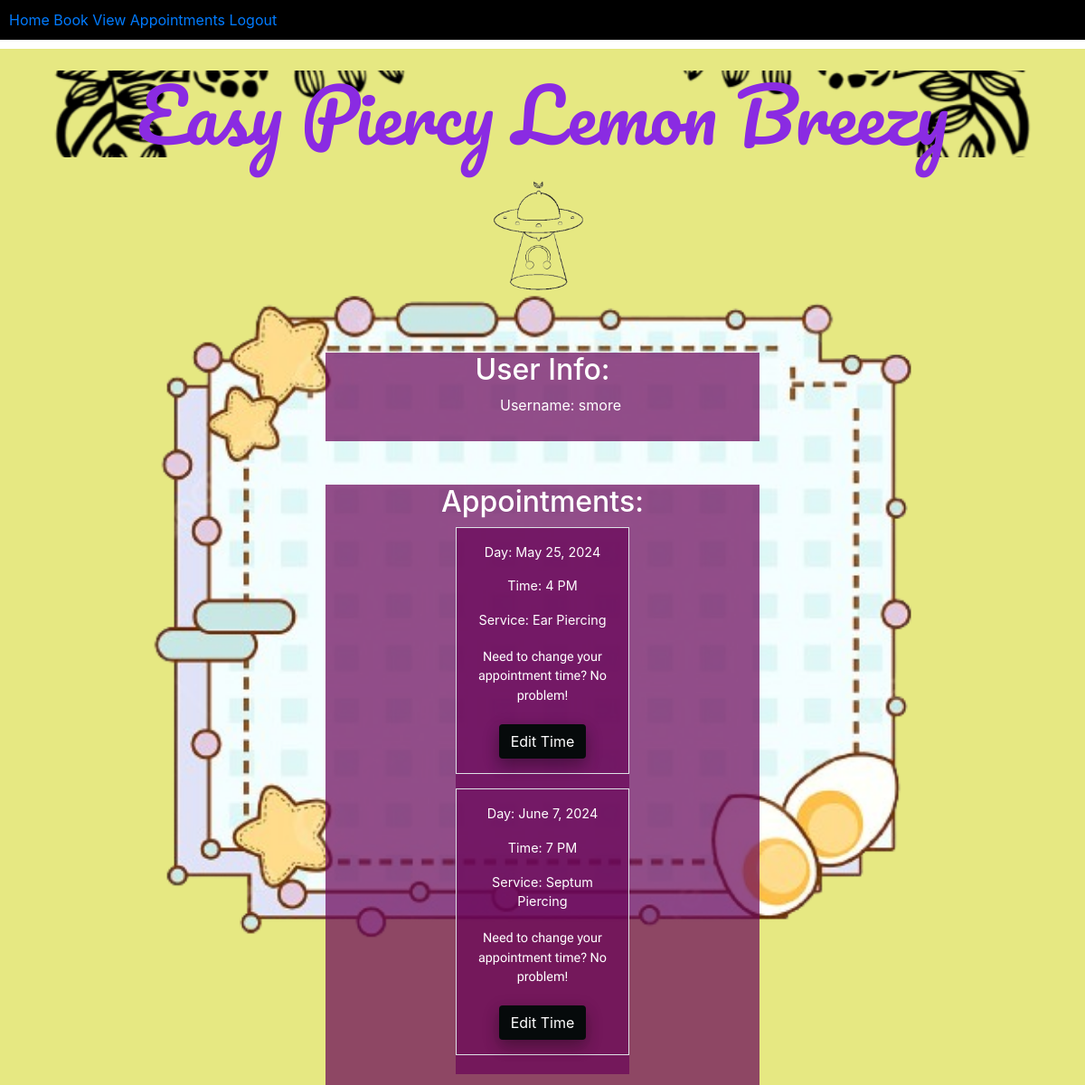
The app's page /appointments (signed in) with its own data.
### app/models.py (models this page shows, shortened)
class Appointment(models.Model):
    user = models.ForeignKey(User, on_delete=models.CASCADE, null=True, blank=True)
    service = models.CharField(max_length=50, choices=SERVICE_CHOICES, default="Ear Piercing")
    day = models.DateField(default=datetime.now)
    time = models.CharField(max_length=10, choices=TIME_CHOICES, default="3 PM")
    time_ordered = models.DateTimeField(default=datetime.now, blank=True)

### app/views.py (the view)
# urls.py: path('appointments', userApp, name='appointments'),
def userApp(request):
    user = request.user
    appointments = Appointment.objects.filter(user=user).order_by('day', 'time')
    return render(request, 'appointments.html', {
        'user': user,
        'appointments': appointments,
    })

### app/templates/appointments.html (shortened to what this page needs)
{% extends 'base.html' %}
{% block content %}
{% if user.is_authenticated %}
<div class="apps_layout">
    <h2 class="announcement_tags">User Info:</h2>
    <ul>
            <li class="list-group mt-2">Username: {{ user.username }}</li>
    </ul>
</div>
{% if appointments.count > 0 %}
<div class="mt-5 ">
    <div class="apps_layout">
        <h2 class="announcement_tags">Appointments:</h2>
    <div class="apps_layout">
        {% for appointment in appointments %}
        <div class="list-group fs-4 border p-3 mb-3">
            <p class="user_apps">Day: {{ appointment.day }}</p>
            <p class="user_apps">Time: {{ appointment.time }}</p>
            <p class="user_apps">Service: {{ appointment.service }}</p>
            <div class="user_apps">
                <p class="poetsen_two">Need to change your appointment time? No problem!</p>
                <a class="btn base_btn" href="{% url 'userUpdate' appointment.id %}">Edit Time</a>
            </div>
        </div>
        {% endfor %}
    </div>
</div>
{% endif %}
{% endif %}
{%endblock%}

### app/static/styles.css (style rules this page uses)
.announcement_tags { text-align:center; }
body, html { margin: 0; padding: 0; height: 100%; background: #e6e882 !important; }
.user_apps { border-color:white; border-width: 100%; font-size: 90%; align-items: center; }
.base_btn { background: #060a0b !important; color: white !important; border: none; color: white; padding: 15px 32px; margin-top:1%; text-align: center; border-radius: 4px; text-decoration: none; display: inline-block; box-shadow: 0 8px 16px 0 rgba(0,0,0,0.2), 0 6px 20px 0 rgba(0,0,0,0.19); }
.poetsen_two { font-family: "Poetsen One", sans-serif; font-size: 100%; font-weight: 400; font-style: normal; padding:2%; }
.apps_layout { background-color: #690358b3; color: white; text-align:center; margin-left: 30%; width: 40%; align-items: center; justify-content: center; margin-right: 30%; padding-bottom: 1%; }

### records on screen
Appointment: day "May 25, 2024", time "4 PM", service "Ear Piercing"
Appointment: day "June 7, 2024", time "7 PM", service "Septum Piercing"

### other values on screen
{{ user.username }} "smore"
